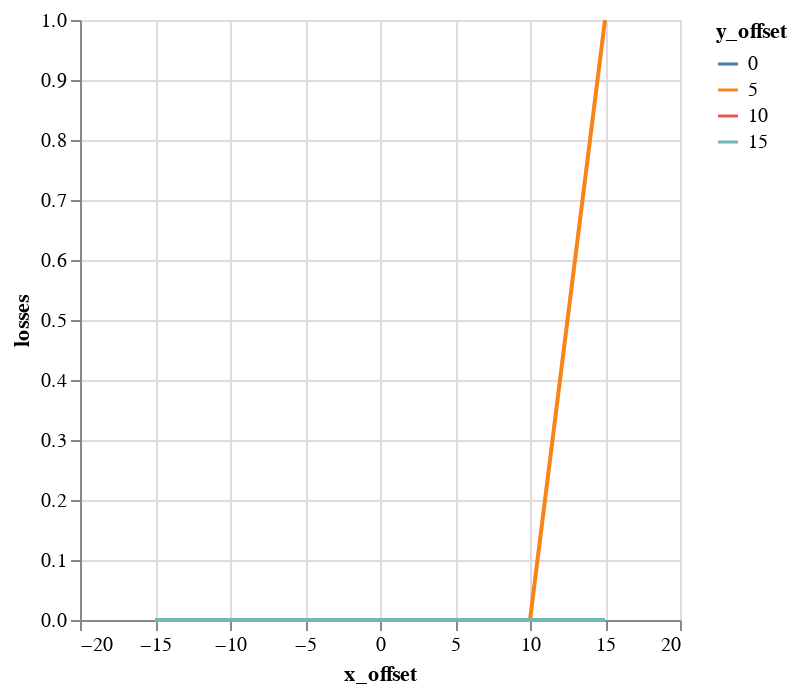

Notebook code cell kept with this figure:
### Code cell
alt.Chart(emit_df).mark_line().encode(
    color='y_offset:N',
    x='x_offset',
    y='losses',
)

### Figure 1 — Vega-Lite specification as saved in the notebook (floating-point values rounded to 4 significant figures)
{"$schema": "https://vega.github.io/schema/vega-lite/v1.2.1.json", "data": {"values": [{"losses": 0, "relbeta": 0.002308, "sourceID": 16777222, "sourceName": "x_-15_y_0", "x_emittance": 1.725, "x_emittance_rel": 1.064, "x_norm_emittance": 0.003982, "x_offset": -15, "y_emittance": 1.678, "y_emittance_rel": 1.067, "y_norm_emittance": 0.003873, "y_offset": 0}, {"losses": 0, "relbeta": 0.002308, "sourceID": 16777229, "sourceName": "x_-15_y_5", "x_emittance": 1.701, "x_emittance_rel": 1.067, "x_norm_emittance": 0.003926, "x_offset": -15, "y_emittance": 1.72, "y_emittance_rel": 1.079, "y_norm_emittance": 0.003971, "y_offset": 5}, {"losses": 0, "relbeta": 0.002308, "sourceID": 16777236, "sourceName": "x_-15_y_10", "x_emittance": 1.705, "x_emittance_rel": 1.054, "x_norm_emittance": 0.003935, "x_offset": -15, "y_emittance": 1.68, "y_emittance_rel": 1.052, "y_norm_emittance": 0.003878, "y_offset": 10}, {"losses": 0, "relbeta": 0.002308, "sourceID": 16777243, "sourceName": "x_-15_y_15", "x_emittance": 1.737, "x_emittance_rel": 1.039, "x_norm_emittance": 0.00401, "x_offset": -15, "y_emittance": 1.699, "y_emittance_rel": 1.023, "y_norm_emittance": 0.003923, "y_offset": 15}, {"losses": 0, "relbeta": 0.002308, "sourceID": 16777220, "sourceName": "x_-10_y_0", "x_emittance": 1.726, "x_emittance_rel": 1.084, "x_norm_emittance": 0.003984, "x_offset": -10, "y_emittance": 1.665, "y_emittance_rel": 1.072, "y_norm_emittance": 0.003844, "y_offset": 0}, {"losses": 0, "relbeta": 0.002308, "sourceID": 16777227, "sourceName": "x_-10_y_5", "x_emittance": 1.691, "x_emittance_rel": 1.048, "x_norm_emittance": 0.003904, "x_offset": -10, "y_emittance": 1.658, "y_emittance_rel": 1.049, "y_norm_emittance": 0.003827, "y_offset": 5}, {"losses": 0, "relbeta": 0.002308, "sourceID": 16777234, "sourceName": "x_-10_y_10", "x_emittance": 1.528, "x_emittance_rel": 1.028, "x_norm_emittance": 0.003528, "x_offset": -10, "y_emittance": 1.709, "y_emittance_rel": 1.026, "y_norm_emittance": 0.003945, "y_offset": 10}, {"losses": 0, "relbeta": 0.002308, "sourceID": 16777241, "sourceName": "x_-10_y_15", "x_emittance": 1.463, "x_emittance_rel": 1.009, "x_norm_emittance": 0.003378, "x_offset": -10, "y_emittance": 1.635, "y_emittance_rel": 1.001, "y_norm_emittance": 0.003775, "y_offset": 15}, {"losses": 0, "relbeta": 0.002308, "sourceID": 16777218, "sourceName": "x_-5_y_0", "x_emittance": 1.834, "x_emittance_rel": 1.094, "x_norm_emittance": 0.004234, "x_offset": -5, "y_emittance": 1.86, "y_emittance_rel": 1.083, "y_norm_emittance": 0.004293, "y_offset": 0}, {"losses": 0, "relbeta": 0.002308, "sourceID": 16777225, "sourceName": "x_-5_y_5", "x_emittance": 1.587, "x_emittance_rel": 1.042, "x_norm_emittance": 0.003663, "x_offset": -5, "y_emittance": 1.675, "y_emittance_rel": 1.031, "y_norm_emittance": 0.003868, "y_offset": 5}, {"losses": 0, "relbeta": 0.002308, "sourceID": 16777232, "sourceName": "x_-5_y_10", "x_emittance": 1.543, "x_emittance_rel": 1.021, "x_norm_emittance": 0.003561, "x_offset": -5, "y_emittance": 1.577, "y_emittance_rel": 1.021, "y_norm_emittance": 0.003641, "y_offset": 10}, {"losses": 0, "relbeta": 0.002308, "sourceID": 16777239, "sourceName": "x_-5_y_15", "x_emittance": 1.698, "x_emittance_rel": 1.004, "x_norm_emittance": 0.00392, "x_offset": -5, "y_emittance": 1.518, "y_emittance_rel": 1.009, "y_norm_emittance": 0.003504, "y_offset": 15}, {"losses": 0, "relbeta": 0.002308, "sourceID": 16777216, "sourceName": "x_0_y_0", "x_emittance": 1.683, "x_emittance_rel": 1.093, "x_norm_emittance": 0.003884, "x_offset": 0, "y_emittance": 1.625, "y_emittance_rel": 1.057, "y_norm_emittance": 0.00375, "y_offset": 0}, {"losses": 0, "relbeta": 0.002308, "sourceID": 16777223, "sourceName": "x_0_y_5", "x_emittance": 1.613, "x_emittance_rel": 1.047, "x_norm_emittance": 0.003724, "x_offset": 0, "y_emittance": 1.579, "y_emittance_rel": 1.029, "y_norm_emittance": 0.003646, "y_offset": 5}, {"losses": 0, "relbeta": 0.002308, "sourceID": 16777230, "sourceName": "x_0_y_10", "x_emittance": 1.453, "x_emittance_rel": 1.036, "x_norm_emittance": 0.003354, "x_offset": 0, "y_emittance": 1.498, "y_emittance_rel": 1.016, "y_norm_emittance": 0.003459, "y_offset": 10}, {"losses": 0, "relbeta": 0.002308, "sourceID": 16777237, "sourceName": "x_0_y_15", "x_emittance": 1.776, "x_emittance_rel": 1.004, "x_norm_emittance": 0.0041, "x_offset": 0, "y_emittance": 1.618, "y_emittance_rel": 1.003, "y_norm_emittance": 0.003735, "y_offset": 15}, {"losses": 0, "relbeta": 0.002308, "sourceID": 16777217, "sourceName": "x_5_y_0", "x_emittance": 1.669, "x_emittance_rel": 1.077, "x_norm_emittance": 0.003853, "x_offset": 5, "y_emittance": 1.753, "y_emittance_rel": 1.047, "y_norm_emittance": 0.004046, "y_offset": 0}, {"losses": 0, "relbeta": 0.002308, "sourceID": 16777224, "sourceName": "x_5_y_5", "x_emittance": 1.671, "x_emittance_rel": 1.043, "x_norm_emittance": 0.003858, "x_offset": 5, "y_emittance": 1.54, "y_emittance_rel": 1.045, "y_norm_emittance": 0.003555, "y_offset": 5}, {"losses": 0, "relbeta": 0.002308, "sourceID": 16777231, "sourceName": "x_5_y_10", "x_emittance": 1.508, "x_emittance_rel": 1.031, "x_norm_emittance": 0.00348, "x_offset": 5, "y_emittance": 1.626, "y_emittance_rel": 1.02, "y_norm_emittance": 0.003753, "y_offset": 10}, {"losses": 0, "relbeta": 0.002308, "sourceID": 16777238, "sourceName": "x_5_y_15", "x_emittance": 1.633, "x_emittance_rel": 1.022, "x_norm_emittance": 0.00377, "x_offset": 5, "y_emittance": 1.576, "y_emittance_rel": 1.001, "y_norm_emittance": 0.003638, "y_offset": 15}, {"losses": 0, "relbeta": 0.002308, "sourceID": 16777219, "sourceName": "x_10_y_0", "x_emittance": 1.649, "x_emittance_rel": 1.085, "x_norm_emittance": 0.003805, "x_offset": 10, "y_emittance": 1.742, "y_emittance_rel": 1.089, "y_norm_emittance": 0.004021, "y_offset": 0}, {"losses": 0, "relbeta": 0.002308, "sourceID": 16777226, "sourceName": "x_10_y_5", "x_emittance": 1.528, "x_emittance_rel": 1.056, "x_norm_emittance": 0.003528, "x_offset": 10, "y_emittance": 1.583, "y_emittance_rel": 1.051, "y_norm_emittance": 0.003654, "y_offset": 5}, {"losses": 0, "relbeta": 0.002308, "sourceID": 16777233, "sourceName": "x_10_y_10", "x_emittance": 1.793, "x_emittance_rel": 1.029, "x_norm_emittance": 0.004138, "x_offset": 10, "y_emittance": 1.651, "y_emittance_rel": 1.024, "y_norm_emittance": 0.003812, "y_offset": 10}, {"losses": 0, "relbeta": 0.002308, "sourceID": 16777240, "sourceName": "x_10_y_15", "x_emittance": 1.616, "x_emittance_rel": 1.028, "x_norm_emittance": 0.003731, "x_offset": 10, "y_emittance": 1.519, "y_emittance_rel": 1.005, "y_norm_emittance": 0.003506, "y_offset": 15}, {"losses": 0, "relbeta": 0.002308, "sourceID": 16777221, "sourceName": "x_15_y_0", "x_emittance": 1.775, "x_emittance_rel": 1.184, "x_norm_emittance": 0.004097, "x_offset": 15, "y_emittance": 1.657, "y_emittance_rel": 1.05, "y_norm_emittance": 0.003825, "y_offset": 0}, {"losses": 1, "relbeta": 0.002308, "sourceID": 16777228, "sourceName": "x_15_y_5", "x_emittance": 1.77, "x_emittance_rel": 1.126, "x_norm_emittance": 0.004085, "x_offset": 15, "y_emittance": 1.567, "y_emittance_rel": 1.055, "y_norm_emittance": 0.003617, "y_offset": 5}, {"losses": 0, "relbeta": 0.002308, "sourceID": 16777235, "sourceName": "x_15_y_10", "x_emittance": 1.785, "x_emittance_rel": 1.1, "x_norm_emittance": 0.004122, "x_offset": 15, "y_emittance": 1.651, "y_emittance_rel": 1.022, "y_norm_emittance": 0.00381, "y_offset": 10}, {"losses": 0, "relbeta": 0.002308, "sourceID": 16777242, "sourceName": "x_15_y_15", "x_emittance": 1.608, "x_emittance_rel": 1.061, "x_norm_emittance": 0.003712, "x_offset": 15, "y_emittance": 1.597, "y_emittance_rel": 1.006, "y_norm_emittance": 0.003687, "y_offset": 15}]}, "encoding": {"color": {"field": "y_offset", "type": "nominal"}, "x": {"field": "x_offset", "type": "quantitative"}, "y": {"field": "losses", "type": "quantitative"}}, "mark": "line"}
